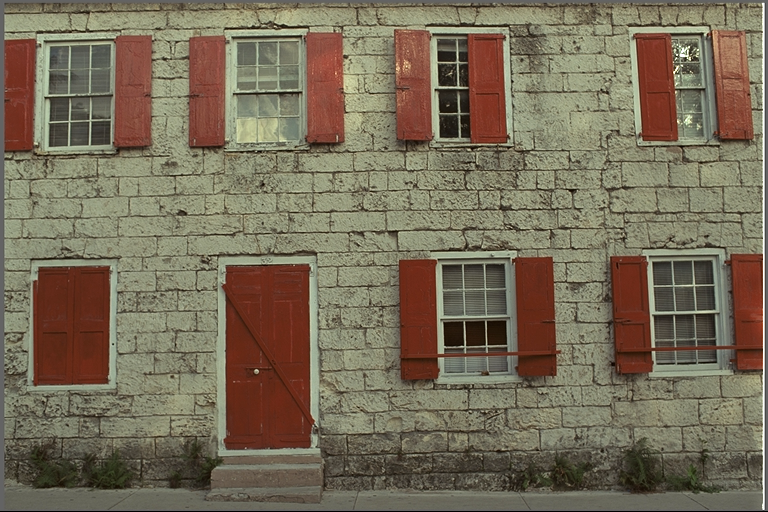
#> input picture dataset/img1.png, 768 x 512 px; its folder holds only this picture in this run
$ python graph.py
#> lines starting #> are read from the running program, lines starting #| are printed output that depends on the picture
import cv2
import numpy as np
import matplotlib.pyplot as plt
import os

# ---------------- PATHS ----------------
DATASET_PATH = "dataset"              # 23 RGB cover images
STEGO_PATH   = "results/stego_hybrid" # stego RGB images
OUTPUT_PATH  = "results/histograms_rgb"

os.makedirs(OUTPUT_PATH, exist_ok=True)

# ---------------- PROCESS EACH IMAGE ----------------
for img_name in sorted(os.listdir(DATASET_PATH)):

    cover_path = os.path.join(DATASET_PATH, img_name)
    stego_path = os.path.join(STEGO_PATH, img_name)

    if not os.path.exists(stego_path):
        continue

    # ✅ Read images in COLOR
    cover = cv2.imread(cover_path)
#> cover is the input picture: shape (512, 768, 3); mean B, G, R 88.4, 108.7, 119.8
    stego = cv2.imread(stego_path)

    # Convert BGR → RGB
    cover = cv2.cvtColor(cover, cv2.COLOR_BGR2RGB)
    stego = cv2.cvtColor(stego, cv2.COLOR_BGR2RGB)

    # Extract RED channel (as per your method)
    R_cover = cover[:,:,0]
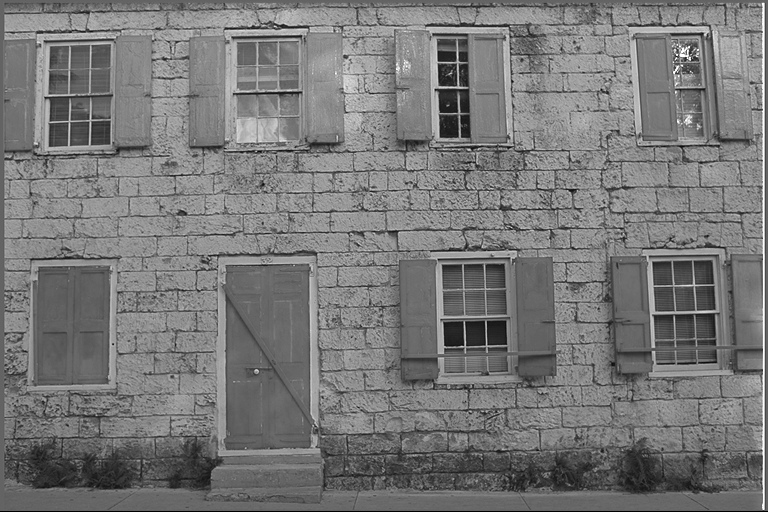
#> R_cover: shape (512, 768); min 0, max 255, mean 119.8
    R_stego = stego[:,:,0]

    # ---------------- PLOT ----------------
    plt.figure(figsize=(10,4))

    # RGB Cover Image
    plt.subplot(1,3,1)
    plt.imshow(cover)
    plt.title("Cover Image (RGB)")
    plt.axis("off")

    # Cover Histogram (R channel)
    plt.subplot(1,3,2)
    plt.hist(R_cover.flatten(), bins=256, range=(0,256))
    plt.title("Cover Histogram (R channel)")
    plt.xlabel("Intensity")
    plt.ylabel("Frequency")

    # Stego Histogram (R channel)
    plt.subplot(1,3,3)
    plt.hist(R_stego.flatten(), bins=256, range=(0,256))
    plt.title("Stego Histogram (R channel)")
    plt.xlabel("Intensity")
    plt.ylabel("Frequency")

    plt.tight_layout()

    # Save figure
    save_path = os.path.join(
        OUTPUT_PATH, img_name.split('.')[0] + "_rgb_hist.png"
    )
    plt.savefig(save_path)
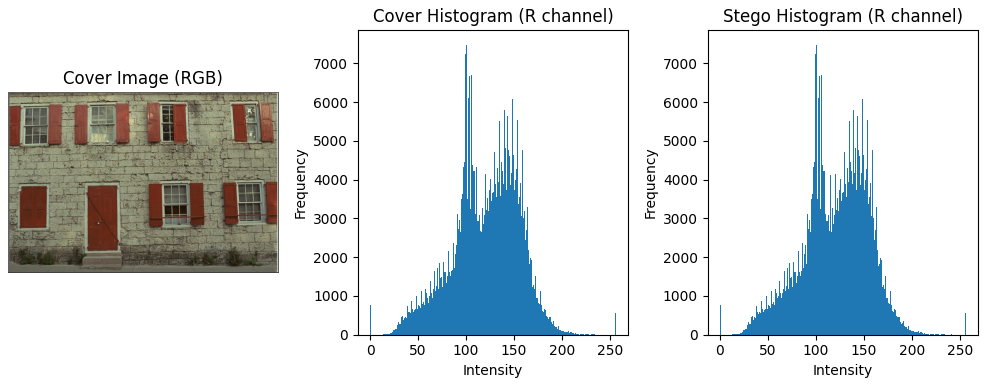
#> figure drawn by matplotlib, 3 panels; panel 2: tallest bar 7481 high, from x = 100 to 101; panel 3: tallest bar 7481 high, from x = 100 to 101
    plt.close()

    print(f"✅ RGB histogram generated for {img_name}")

print("\n🎯 RGB histogram analysis completed for all images")

$ run again, on dataset/img13.png
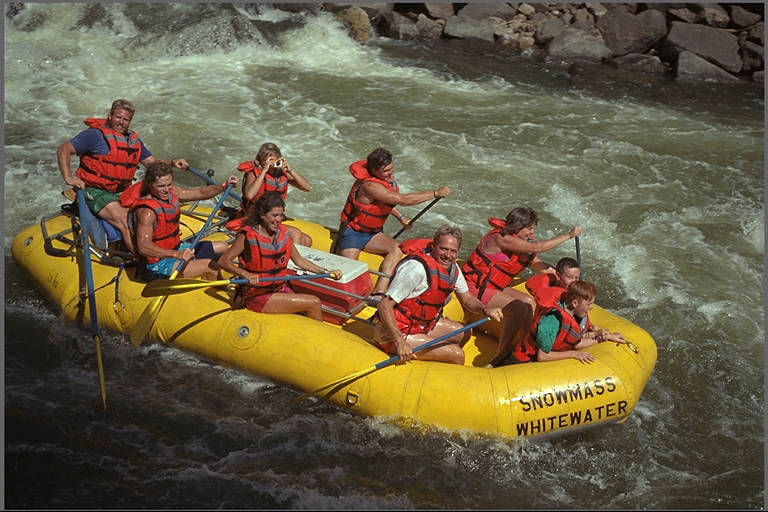
#> input picture dataset/img13.png, 768 x 512 px
#> cover is the input picture: shape (512, 768, 3); mean B, G, R 68.6, 94.3, 105.8
#> `R_cover = cover[:,:,0]`:
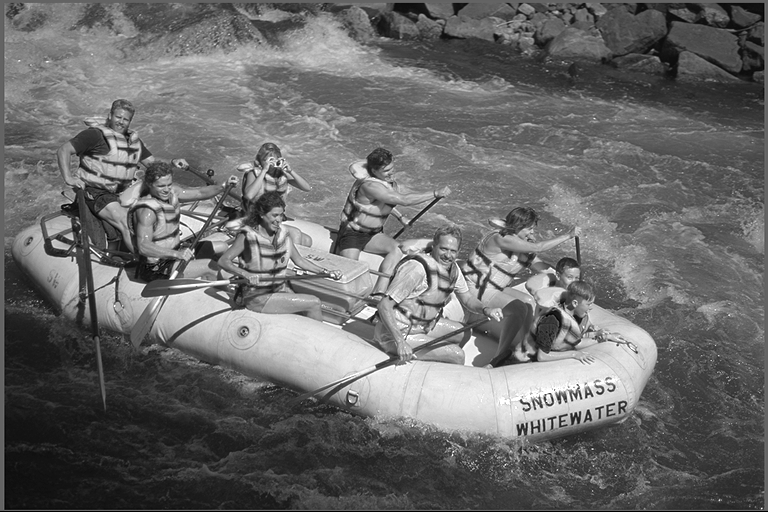
#> R_cover: shape (512, 768); min 0, max 255, mean 105.8
#> `plt.savefig(save_path)`:
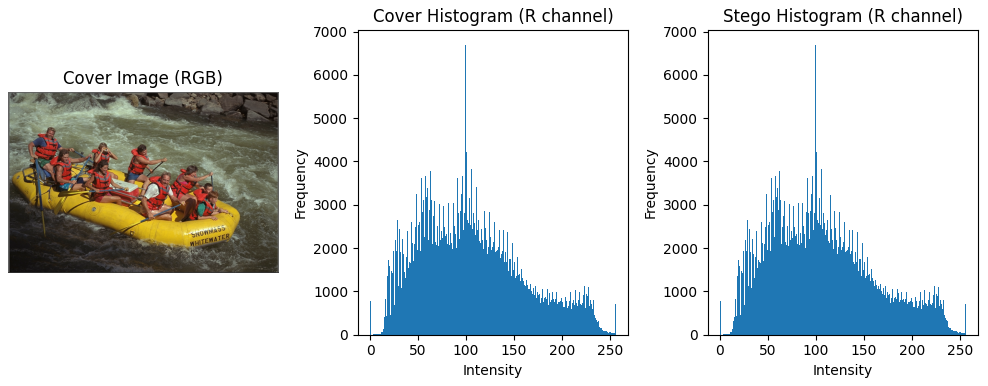
#> figure drawn by matplotlib, 3 panels; panel 2: tallest bar 6693 high, from x = 99 to 100; panel 3: tallest bar 6693 high, from x = 99 to 100

$ run again, on dataset/img14.png
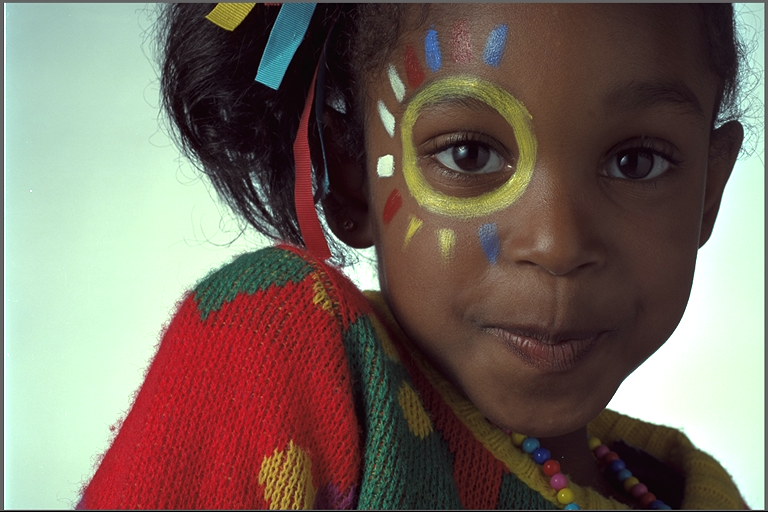
#> input picture dataset/img14.png, 768 x 512 px
#> cover is the input picture: shape (512, 768, 3); mean B, G, R 95.9, 105.8, 119.3
#> `R_cover = cover[:,:,0]`:
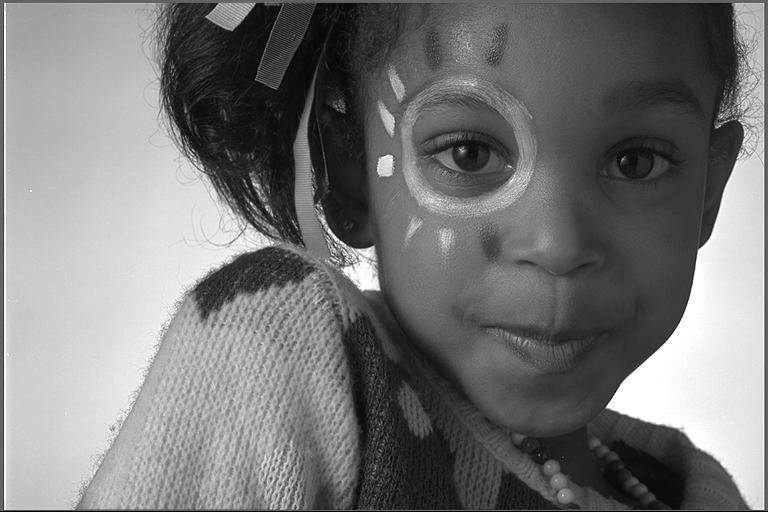
#> R_cover: shape (512, 768); min 0, max 255, mean 119.3
#> `plt.savefig(save_path)`:
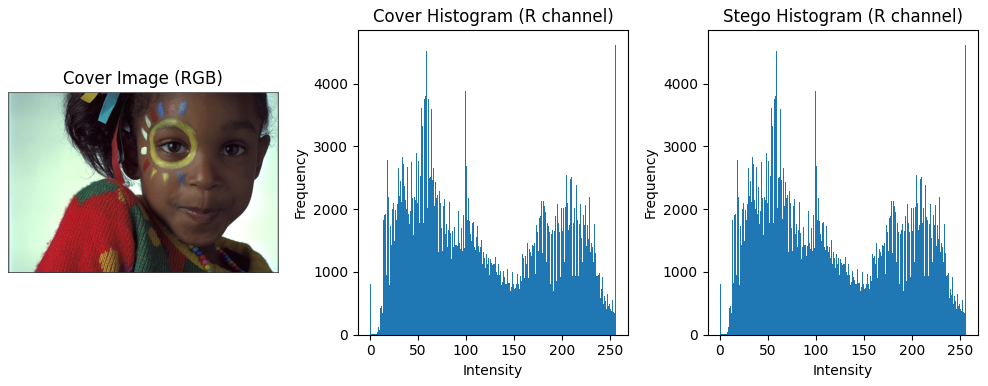
#> figure drawn by matplotlib, 3 panels; panel 2: tallest bar 4617 high, from x = 255 to 256; panel 3: tallest bar 4617 high, from x = 255 to 256

$ run again, on dataset/img15.png
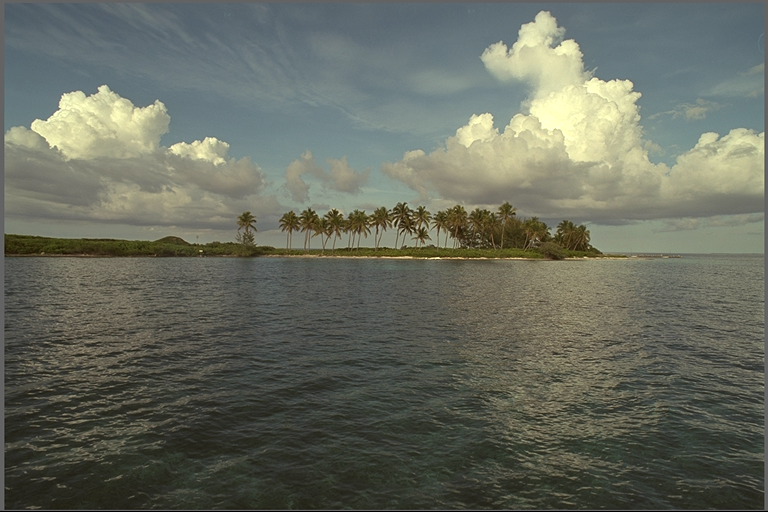
#> input picture dataset/img15.png, 768 x 512 px
#> cover is the input picture: shape (512, 768, 3); mean B, G, R 95.2, 106.7, 102.8
#> `R_cover = cover[:,:,0]`:
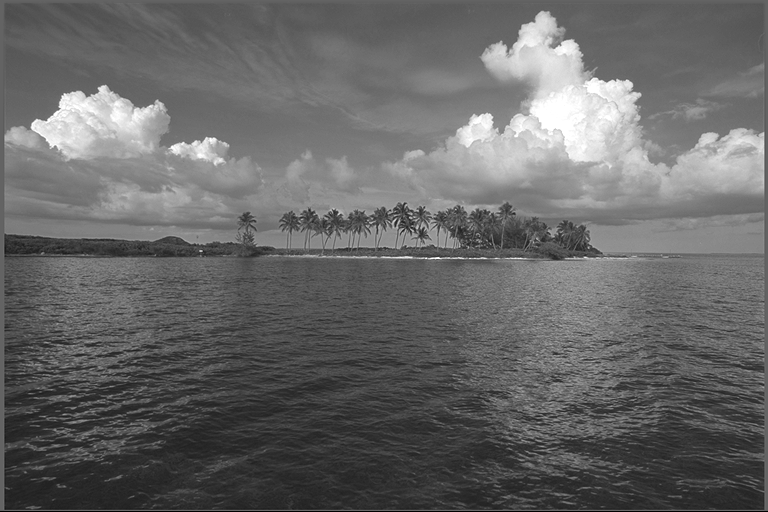
#> R_cover: shape (512, 768); min 0, max 255, mean 102.8
#> `plt.savefig(save_path)`:
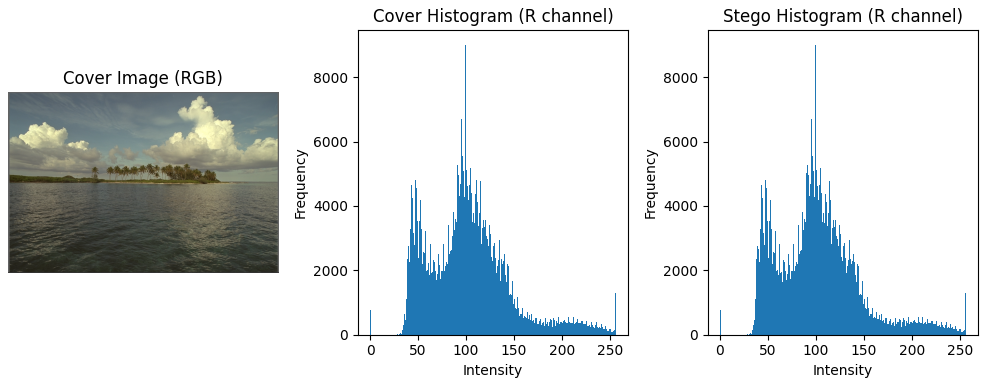
#> figure drawn by matplotlib, 3 panels; panel 2: tallest bar 9002 high, from x = 99 to 100; panel 3: tallest bar 9002 high, from x = 99 to 100

$ run again, on dataset/img10.png
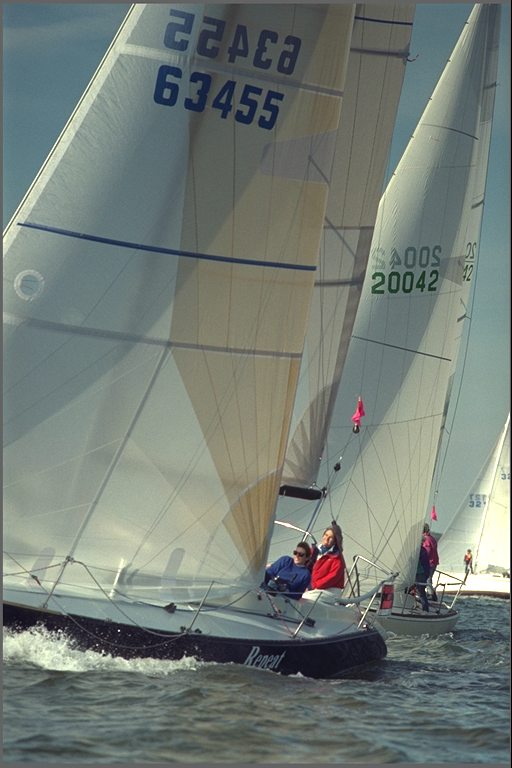
#> input picture dataset/img10.png, 512 x 768 px
#> cover is the input picture: shape (768, 512, 3); mean B, G, R 118.3, 124.8, 115.6
#> `R_cover = cover[:,:,0]`:
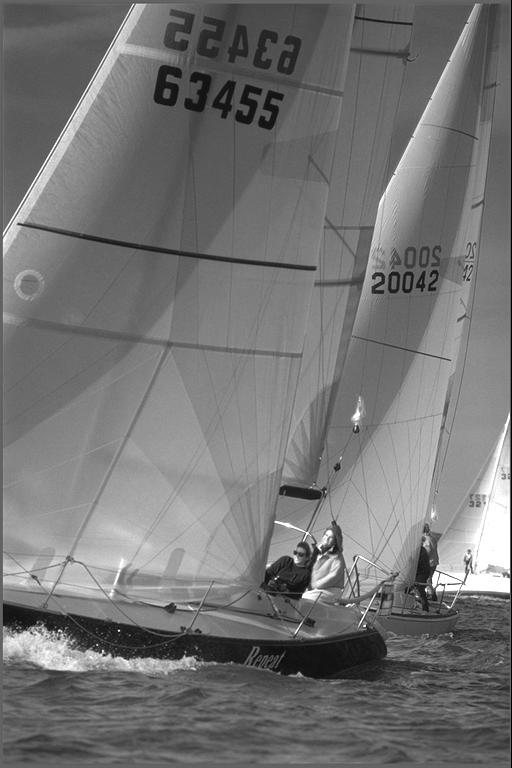
#> R_cover: shape (768, 512); min 0, max 255, mean 115.6
#> `plt.savefig(save_path)`:
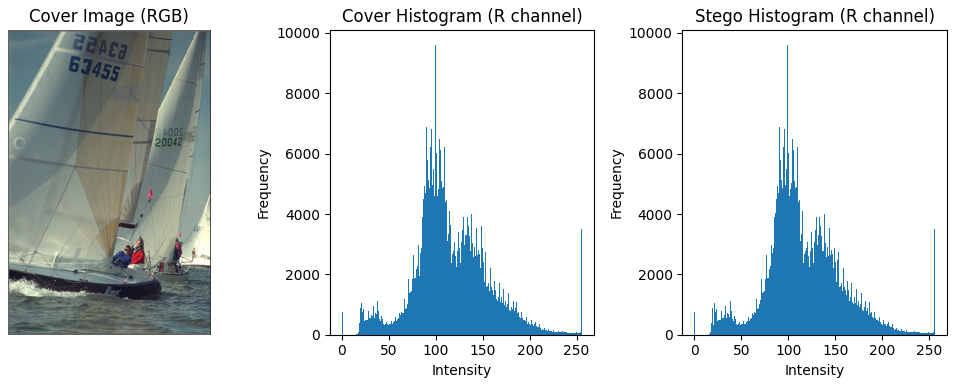
#> figure drawn by matplotlib, 3 panels; panel 2: tallest bar 9606 high, from x = 99 to 100; panel 3: tallest bar 9606 high, from x = 99 to 100
